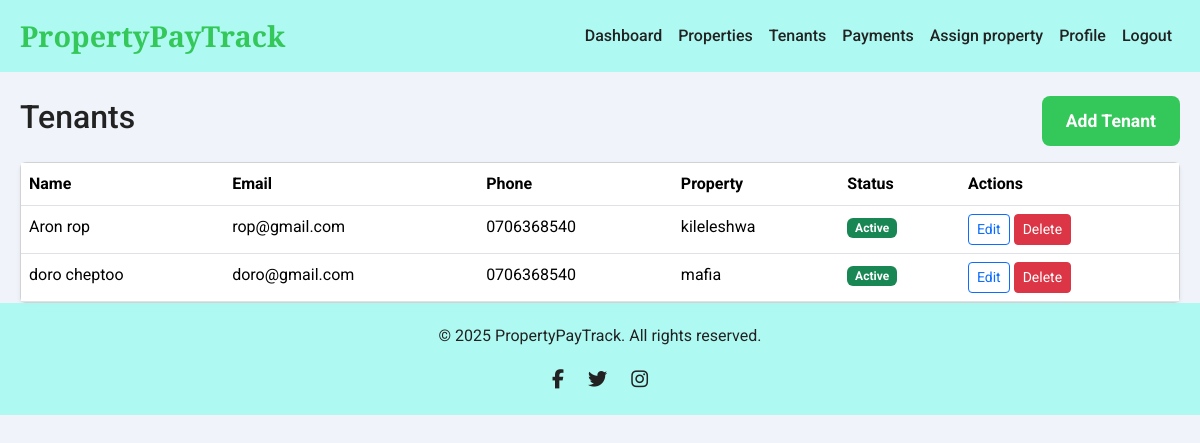
The page /tenants (signed in) on the database its author committed.
### app/models.py (models this page shows, shortened)
class Tenant(db.Model):
    __tablename__ = 'tenant'
    id = db.Column(db.Integer, primary_key=True)
    user_id = db.Column(db.Integer, db.ForeignKey('user.id', ondelete='CASCADE'), unique=True, nullable=True, index=True)
    first_name = db.Column(db.String(100), nullable=False)
    last_name = db.Column(db.String(100), nullable=False)
    email = db.Column(db.String(120), nullable=True)
    phone_number = db.Column(db.String(20))
    rent_amount = db.Column(db.Numeric(10, 2), nullable=True, default=0.00)
    national_id = db.Column(db.String(50), nullable=True)
    status = db.Column(db.String(50), default='active')
    due_day_of_month = db.Column(db.Integer)
    grace_period_days = db.Column(db.Integer, default=5)
    lease_start_date = db.Column(db.Date)
    lease_end_date = db.Column(db.Date)
    property_id = db.Column(db.Integer, db.ForeignKey('property.id', ondelete='CASCADE'), nullable=True, index=True)
    unit_id = db.Column(db.Integer, db.ForeignKey('unit.id', ondelete='CASCADE'), nullable=True, index=True)
    unit = db.relationship('Unit', foreign_keys=[unit_id], backref='tenant', uselist=False)
    created_at = db.Column(db.DateTime, default=lambda: datetime.now(timezone.utc))
    updated_at = db.Column(db.DateTime, default=lambda: datetime.now(timezone.utc), onupdate=lambda: datetime.now(timezone.utc))
    payments = db.relationship('Payment', backref='tenant', lazy=True, cascade="all, delete-orphan")

class Property(db.Model):
    __tablename__ = 'property'
    id = db.Column(db.Integer, primary_key=True)
    name = db.Column(db.String(255), nullable=False)
    address = db.Column(db.String(255), nullable=False)
    payment_method = db.Column(db.String(20), nullable=False)
    transaction_id = db.Column(db.String(120), nullable=True)
    paybill_number = db.Column(db.String(20), nullable=True)
    fees = db.Column(db.Numeric(10, 2), nullable=True)
    status = db.Column(db.String(20), default='pending')
    property_type = db.Column(db.String(50), nullable=False)
    number_of_units = db.Column(db.Integer, nullable=False, default=1)
    landlord_id = db.Column(db.Integer, db.ForeignKey('user.id', ondelete='CASCADE'), nullable=False, index=True)
    county_name = db.Column(db.String(100), nullable=False)
    amenities = db.Column(db.Text, nullable=True)
    utility_bill_types = db.Column(db.Text, nullable=True)
    unit_numbers = db.Column(db.Text, nullable=False)
    deposit_amount = db.Column(db.Numeric(10, 2), nullable=True)
    deposit_policy = db.Column(db.Text, nullable=True)
    created_at = db.Column(db.DateTime, default=lambda: datetime.now(timezone.utc))
    updated_at = db.Column(db.DateTime, default=lambda: datetime.now(timezone.utc), onupdate=lambda: datetime.now(timezone.utc))
    tenants = db.relationship('Tenant', backref='property', lazy=True, cascade="all, delete-orphan")
    @property
    def amenities_list(self):
        try:
            return json.loads(self.amenities) if self.amenities else []
        except json.JSONDecodeError:
            return self.amenities.split(',') if self.amenities else []
    @property
    def utility_bill_list(self):
        try:
            return json.loads(self.utility_bill) if self.utility_bill else []
        except json.JSONDecodeError:
            return self.utility_bill.split(',') if self.utility_bill else []

### app/routes.py (the view)
@main.route('/tenants')
@login_required
@roles_required('landlord')
def tenants_list():
    landlord_properties = Property.query.filter_by(landlord_id=current_user.id).all()
    property_ids = [p.id for p in landlord_properties]
    tenants = Tenant.query.filter(Tenant.property_id.in_(property_ids)).all()
    return render_template('tenants/list.html', tenants=tenants)

### app/models.py (called while the page is built)
    def has_role(self, role):
        return any(r.name == role for r in self.roles)

### app/routes.py (called while the page is built)
def roles_required(*required_roles):
    def decorator(f):
        @wraps(f)
        def decorated_function(*args, **kwargs):
            if not current_user.is_authenticated:
                return redirect(url_for('main.login'))
            user_roles = {role.name for role in current_user.roles}
            if not set(required_roles).issubset(user_roles):
                flash(_l('You do not have the required permissions to access this page.'), 'danger')
                return redirect(url_for('main.index'))
            return f(*args, **kwargs)
        return decorated_function
    return decorator

### app/templates/tenants/list.html (shortened to what this page needs)
{% extends 'base.html' %}
{% block content %}
<div class="d-flex justify-content-between align-items-center mb-3">
    <h2>{{ _('Tenants') }}</h2>
    <a href="{{ url_for('main.tenant_add') }}" class="btn btn-primary">{{ _('Add Tenant') }}</a>
</div>
<div class="card shadow-sm">
    <div class="card-body p-0">
        <div class="table-responsive">
            <table class="table table-hover mb-0">
                <thead>
                    <tr>
                        <th>{{ _('Name') }}</th>
                        <th>{{ _('Email') }}</th>
                        <th>{{ _('Phone') }}</th>
                        <th>{{ _('Property') }}</th>
                        <th>{{ _('Status') }}</th>
                        <th>{{ _('Actions') }}</th>
                    </tr>
                </thead>
                <tbody>
                    {% for tenant in tenants %}
                    <tr>
                        <td>{{ tenant.first_name }} {{ tenant.last_name }}</td>
                        <td>{{ tenant.email or '-' }}</td>
                        <td>{{ tenant.phone_number }}</td>
                        <td>{{ tenant.property.name }}</td>
                        <td><span class="badge bg-{{ 'success' if tenant.status == 'active' else 'secondary' }}">{{ _(tenant.status.title()) }}</span></td>
                       <td>
                            <a href="{{ url_for('main.tenant_edit', id=tenant.id) }}" class="btn btn-sm btn-outline-primary">{{ _('Edit') }}</a>
                            <form action="{{ url_for('main.delete_tenant', tenant_id=tenant.id) }}" method="POST" class="d-inline">
                                <button type="submit" class="btn btn-sm btn-danger">{{ _('Delete') }}</button>
                            </form>
                        </td>
                    </tr>
                    {% else %}
                    <tr>
                        <td colspan="6" class="text-center text-muted">{{ _('No tenants yet. Click "Add Tenant"!') }}</td>
                    </tr>
                    {% endfor %}
                </tbody>
            </table>
        </div>
    </div>
</div>
{% endblock %}

### app/templates/base.html (shortened to what this page needs)
<!DOCTYPE html>
<html lang="en">
<head>
    <link href="https://cdn.jsdelivr.net/npm/bootstrap@5.3.3/dist/css/bootstrap.min.css" rel="stylesheet">
    <link rel="stylesheet" href="https://cdnjs.cloudflare.com/ajax/libs/font-awesome/6.6.0/css/all.min.css" />
    <link rel="stylesheet" href="https://unpkg.com/aos@2.3.1/dist/aos.css">
    <link rel="stylesheet" href="https://unpkg.com/swiper@8.4.7/swiper-bundle.min.css">
</head>
<body data-aos-easing="ease" data-aos-duration="1200" data-aos-delay="0">
    <nav class="navbar navbar-expand-lg">
        <div class="container">
            <a class="navbar-brand" href="{{ url_for('main.index') }}">PropertyPayTrack</a>
            <div class="collapse navbar-collapse" id="navbarNav">
                <ul class="navbar-nav ms-auto">
                    {% if current_user.is_authenticated %}
                        {% if current_user.has_role('landlord') %}
                            <li class="nav-item"><a class="nav-link" href="{{ url_for('main.landlord_dashboard') }}">{{ _('Dashboard') }}</a></li>
                            <li class="nav-item"><a class="nav-link" href="{{ url_for('main.properties_list') }}">{{ _('Properties') }}</a></li>
                            <li class="nav-item"><a class="nav-link" href="{{ url_for('main.tenants_list') }}">{{ _('Tenants') }}</a></li>
                            <li class="nav-item"><a class="nav-link" href="{{ url_for('main.payments_history') }}">{{ _('Payments') }}</a></li>
                            <li class="nav-item"><a class="nav-link" href="{{ url_for('main.assign_property') }}">{{_('Assign property') }}</a></li>
                        {% endif %}
                        <li class="nav-item"><a class="nav-link" href="{{ url_for('auth.profile') }}">{{ _('Profile') }}</a></li>
                        <li class="nav-item"><a class="nav-link" href="{{ url_for('auth.logout') }}">{{ _('Logout') }}</a></li>
                    {% endif %}
                </ul>
            </div>
        </div>
    </nav>
    <main class="container mt-4">
        {% block content %}
        {% endblock %}
    </main>
    <footer>
        <div class="container">
            <p>© 2025 PropertyPayTrack. All rights reserved.</p>
            <div class="footer-links">
                <a href="https://facebook.com" aria-label="Facebook" target="_blank"><i class="fab fa-facebook-f"></i></a>
                <a href="https://twitter.com" aria-label="Twitter" target="_blank"><i class="fab fa-twitter"></i></a>
                <a href="https://instagram.com" aria-label="Instagram" target="_blank"><i class="fab fa-instagram"></i></a>
            </div>
        </div>
    </footer>
</body>
</html>

### app/templates/base.html (style rules this page uses)
:root { --primary-color: #34c759; --secondary-color: #2aa648; --accent-color: #ffd700; --text-color: #222; --light-text-color: #ffffff; --background-color: #f0f4fa; --card-background: rgba(155, 252, 240, 0.774); --shadow-light: 0 4px 8px rgba(0, 0, 0, 0.1); --shadow-medium: 0 8px 16px rgba(0, 0, 0, 0.15); --shadow-strong: 0 12px 24px rgba(0, 0, 0, 0.2); }
body { font-family: 'Roboto', sans-serif; margin: 0; padding: 0; box-sizing: border-box; background-color: var(--background-color); color: var(--text-color); line-height: 1.6; scroll-behavior: smooth; }
.container { max-width: 1200px; margin: 0 auto; padding: 0 20px; }
.btn-primary { background-color: var(--primary-color); border: none; color: var(--light-text-color); padding: 12px 24px; border-radius: 8px; font-weight: 700; font-size: 1.1em; transition: background-color 0.3s ease, transform 0.2s ease, box-shadow 0.3s ease; }
.navbar { background-color: var(--card-background); backdrop-filter: blur(10px); position: sticky; top: 0; z-index: 1000; }
.navbar-brand { font-family: 'Playfair Display', serif; font-size: 1.8em; font-weight: 700; color: var(--primary-color); }
.navbar-nav .nav-link { color: var(--text-color); font-weight: 500; padding: 10px 15px; transition: color 0.3s ease, border-bottom 0.3s ease; }
footer { position: relative; bottom: 0; width: 100%; background-color: var(--card-background); backdrop-filter: blur(10px); padding: 20px 0; text-align: center; z-index: 1000; }
.footer-links a { margin: 0 10px; color: var(--text-color); font-size: 1.2em; transition: color 0.3s ease; }

### rows shown on the page
Tenant: first_name "Aron", last_name "rop", email "rop@gmail.com", phone_number "0706368540", property.name "kileleshwa"
Tenant: first_name "doro", last_name "cheptoo", email "doro@gmail.com", phone_number "0706368540", property.name "mafia"
